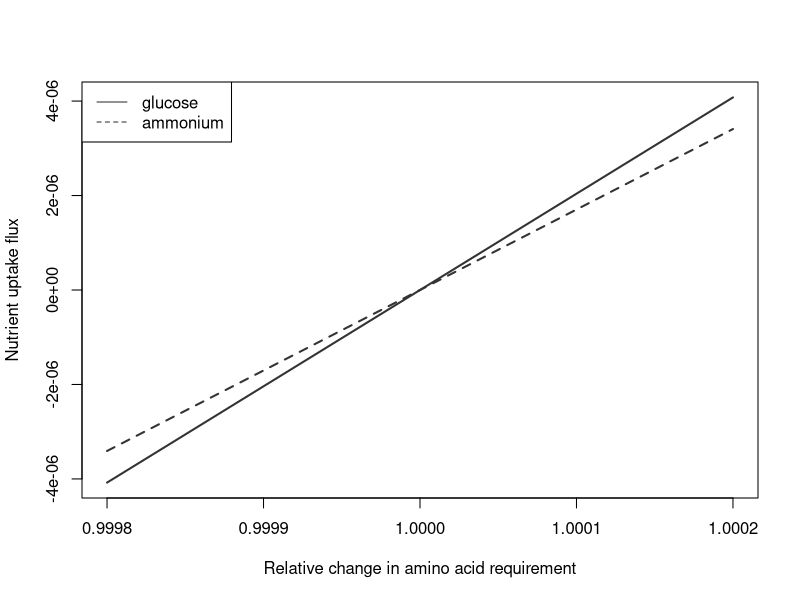

Recreate this plot in R.
library(lattice)
data = read.csv(file='curve.csv')

data$change <- (data$change)
data$biomass <- data$biomass * -1

envs = unique(data$env)
for(i in 1:length(envs)) {
  env = envs[i]
  data[data$env == env,]$biomass <- data[data$env == env,]$biomass - mean(data[data$env == env,]$biomass)
  
}

names = c("glucose","ammonium")
lines = c(1,2)

nit = data[data$env == 'ammonium',]
glu = data[data$env == 'glucose',]

postscript("curve.eps",width=5,height=5,onefile=FALSE,horizontal=FALSE, paper = "special",colormodel="rgb")

plot(biomass ~ change,data=data,type='n',
  xlab="Relative change in amino acid requirement",
  ylab="Nutrient uptake flux")
lines(biomass ~ change, data=glu,lwd=2,lty=lines[1],col="grey20")
lines(biomass ~ change, data=nit,lwd=2,lty=lines[2],col="grey20")
legend("topleft",legend=names,lty=lines,col="grey20")

graphics.off()

